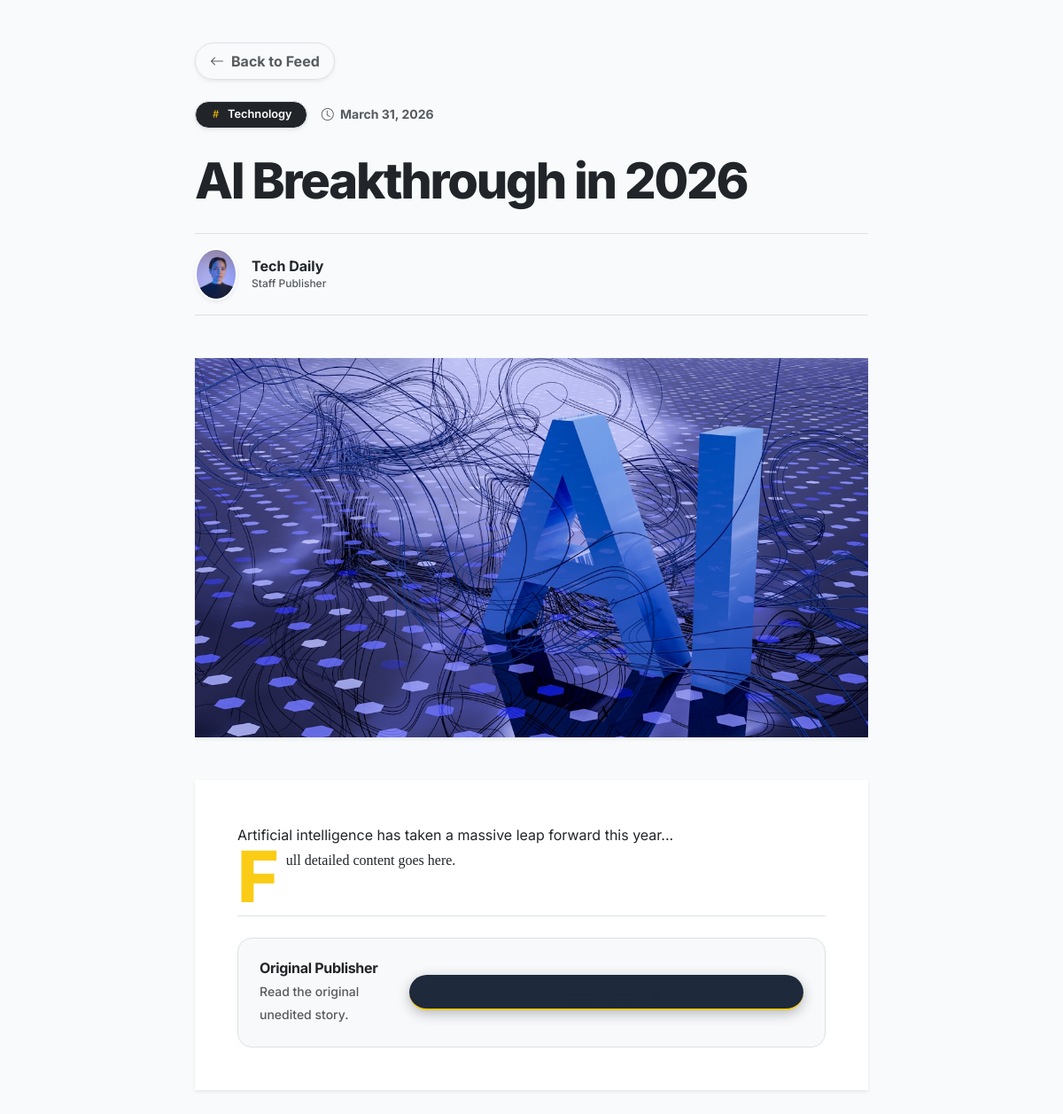
/article/show/1, run on the app's committed database.
### tables this page shows
CREATE TABLE IF NOT EXISTS articles (
    id INT AUTO_INCREMENT PRIMARY KEY,
    title VARCHAR(255) NOT NULL,
    content TEXT NOT NULL,
    image_url VARCHAR(255) NULL,
    source_name VARCHAR(100) NULL,
    source_url VARCHAR(255) NULL,
    published_at DATETIME NOT NULL,
    category_id INT NOT NULL,
    created_at TIMESTAMP DEFAULT CURRENT_TIMESTAMP,
    FOREIGN KEY (category_id) REFERENCES categories(id) ON DELETE CASCADE,
    INDEX idx_articles_category (category_id),
    INDEX idx_articles_published (published_at)
);

CREATE TABLE IF NOT EXISTS categories (
    id INT AUTO_INCREMENT PRIMARY KEY,
    name VARCHAR(100) NOT NULL,
    slug VARCHAR(100) NOT NULL UNIQUE,
    created_at TIMESTAMP DEFAULT CURRENT_TIMESTAMP
);

### controllers/ArticleController.php (called while the page is built, shortened)
<?php
class ArticleController extends Controller {
    private $articleModel;
    public function __construct() {
        $this->articleModel = new Article();
    }
    public function show($id = null) {
        $article = $this->articleModel->getById($id);
        $isBookmarked = false;
        $this->render('articles/show', [
            'article' => $article,
            'isBookmarked' => $isBookmarked
        ]);
    }
}

### index.php (called while the page is built, shortened)
<?php
$router = new Router();
$router->get('/', 'HomeController', 'index');
$router->any('/auth/login', 'AuthController', 'login');
$router->any('/auth/register', 'AuthController', 'register');
$router->get('/auth/logout', 'AuthController', 'logout');
$router->any('/auth/forgot', 'AuthController', 'forgot');
$router->any('/auth/reset/{token}', 'AuthController', 'reset');
$router->get('/auth/verify/{token}', 'AuthController', 'verify');
$router->get('/dashboard', 'DashboardController', 'index');
$router->get('/dashboard/index/{slug}', 'DashboardController', 'index');
$router->get('/article/show/{id}', 'ArticleController', 'show');
$router->get('/bookmark', 'BookmarkController', 'index');
$router->get('/bookmark/index', 'BookmarkController', 'index');
$router->post('/bookmark/toggle', 'BookmarkController', 'toggle');
$router->any('/profile', 'ProfileController', 'index');
$router->get('/admin/articles', 'AdminArticleController', 'index');
$router->any('/admin/articles/create', 'AdminArticleController', 'create');
$router->any('/admin/articles/edit/{id}', 'AdminArticleController', 'edit');
$router->any('/admin/articles/sync', 'AdminSyncController', 'sync');
$router->post('/admin/articles/delete/{id}', 'AdminArticleController', 'delete');
$router->get('/admin/categories', 'AdminCategoryController', 'index');
$router->any('/admin/categories/create', 'AdminCategoryController', 'create');
$router->any('/admin/categories/edit/{id}', 'AdminCategoryController', 'edit');
$router->post('/admin/categories/delete/{id}', 'AdminCategoryController', 'delete');
$router->dispatch($_SERVER['REQUEST_URI'], $_SERVER['REQUEST_METHOD']);

### config/database.php (called while the page is built)
<?php
return [
    'host' => 'localhost',
    'dbname' => 'newsly',
    'username' => 'newsly_user',
    'password' => '12345678',
    'charset' => 'utf8mb4'
];

### core/Database.php (called while the page is built)
<?php
class Database {
    private static $instance = null;
    private $connection;
    private function __construct() {
        $config = require __DIR__ . '/../config/database.php';
        $dsn = "mysql:host={$config['host']};dbname={$config['dbname']};charset={$config['charset']}";
        $options = [
            PDO::ATTR_ERRMODE => PDO::ERRMODE_EXCEPTION,
            PDO::ATTR_DEFAULT_FETCH_MODE => PDO::FETCH_ASSOC,
            PDO::ATTR_EMULATE_PREPARES => false,
        ];
        try {
            $this->connection = new PDO($dsn, $config['username'], $config['password'], $options);
        } catch (PDOException $e) {
            die("Database Connection Error: " . $e->getMessage());
        }
    }
    public static function getInstance() {
        if (self::$instance == null) {
            self::$instance = new Database();
        }
        return self::$instance;
    }
    public function getConnection() {
        return $this->connection;
    }
}

### models/Article.php (called while the page is built, shortened)
<?php
class Article {
    private $db;
    public function __construct() {
        $this->db = Database::getInstance()->getConnection();
    }
    public function getById($id) {
        $stmt = $this->db->prepare("SELECT a.*, c.name as category_name, c.slug as category_slug
                                    FROM articles a
                                    LEFT JOIN categories c ON a.category_id = c.id
                                    WHERE a.id = :id");
        $stmt->bindParam(':id', $id, PDO::PARAM_INT);
        $stmt->execute();
        return $stmt->fetch();
    }
}

### views/articles/show.php (the view, shortened to what this page needs)
<div class="px-0 px-md-4 py-3 py-md-5">
    <div class="row justify-content-center">
        <div class="col-lg-10 col-xl-8">
            <a href="<?= BASE_URL ?>dashboard" class="text-decoration-none text-muted fw-bold small d-inline-flex align-items-center mb-4 btn btn-white border shadow-sm rounded-pill px-3 py-2 ms-3 ms-md-0">
                <i class="bi bi-arrow-left me-2"></i> Back to Feed
            </a>
            <div class="mb-4 mb-md-5 px-3 px-md-0">
                <div class="d-flex align-items-center gap-3 mb-4">
                    <span class="badge badge-pill-light bg-dark text-white shadow-sm border px-3 py-2">
                        <i class="bi bi-hash text-warning me-1"></i> <?= htmlspecialchars($article['category_name']) ?>
                    </span>
                    <span class="text-muted small fw-bold"><i class="bi bi-clock me-1"></i> <?= date('F j, Y', strtotime($article['published_at'])) ?></span>
                </div>
                <h1 class="fw-extrabold text-dark hero-title lh-sm tracking-tight mb-4">
                    <?= htmlspecialchars($article['title']) ?>
                </h1>
                <div class="d-flex flex-column flex-md-row align-items-md-center justify-content-between border-top border-bottom py-3 mt-4 gap-4">
                    <div class="d-flex align-items-center gap-3 px-3 px-md-0">
                        <img src="<?= BASE_URL ?>public/images/unsplash/avatar1.jpg" width="48" height="48" class="rounded-circle border border-2 border-white shadow-sm">
                        <div>
                            <div class="fw-bold text-dark lh-sm"><?= htmlspecialchars($article['source_name'] ?: 'Independent Editor') ?></div>
                            <div class="text-muted small fw-medium" style="font-size: 0.75rem;">Staff Publisher</div>
                        </div>
                    </div>
                </div>
            </div>
            <?php if (!empty($article['image_url'])): ?>
                <div class="mb-4 mb-md-5 position-relative rounded-0 rounded-md-5 overflow-hidden shadow-sm border-0 border-md-4 border-white" style="aspect-ratio: 16/9; min-height: 200px;">
                    <img src="<?= htmlspecialchars($article['image_url']) ?>" alt="<?= htmlspecialchars($article['title']) ?>" class="w-100 h-100 object-fit-cover">
                </div>
            <?php endif; ?>
            <div class="article-content bg-white p-3 p-md-5 rounded-0 rounded-md-5 shadow-sm border-0 border-md-1 lh-lg text-dark fs-6 fs-md-5 mb-5 shadow-content">
                <div class="content-wrapper">
                    <?= strip_tags($article['content'], '<p><br><b><i><strong><em><a><ul><li><ol>') ?>
                </div>
                <?php if (!empty($article['source_url'])): ?>
                    <div class="mt-5 pt-4 border-top">
                        <div class="bg-light p-3 p-md-4 rounded-4 border d-flex flex-column flex-md-row justify-content-between align-items-md-center gap-3">
                            <div>
                                <h6 class="fw-bold fs-6 mb-1 text-dark">Original Publisher</h6>
                                <p class="text-muted small mb-0 fw-medium">Read the original unedited story.</p>
                            </div>
                            <a href="<?= htmlspecialchars($article['source_url']) ?>" target="_blank" class="btn btn-dark-custom rounded-pill px-4 fw-semibold text-decoration-none d-inline-flex justify-content-center gap-2 pe-3 w-100 w-md-auto">
                                Read Here <i class="bi bi-box-arrow-up-right ms-2 opacity-75"></i>
                            </a>
                        </div>
                    </div>
                <?php endif; ?>
            </div>
        </div>
    </div>
</div>

### core/Router.php (shortened to what this page needs)
<?php
class Router {
    private $routes = [];
    private function add($method, $path, $controller, $action) {
        $routeRegex = preg_replace('/\{([a-zA-Z0-9_]+)\}/', '([^/]+)', $path);
        $routeRegex = '#^' . $routeRegex . '$#';
        $this->routes[] = [
            'method' => $method,
            'path' => $path,
            'regex' => $routeRegex,
            'controller' => $controller,
            'action' => $action
        ];
    }
    public function dispatch($uri, $requestMethod) {
        $parsedUrl = parse_url($uri);
        $path = $parsedUrl['path'] ?? '/';
        foreach ($this->routes as $route) {
            if ($route['method'] === 'ANY' || $route['method'] === $requestMethod) {
                if (preg_match($route['regex'], $path, $matches)) {
                    array_shift($matches);
                    $controllerName = $route['controller'];
                    $actionName = $route['action'];
                    if (file_exists('controllers/' . $controllerName . '.php')) {
                        $controller = new $controllerName();
                        if (method_exists($controller, $actionName)) {
                            call_user_func_array([$controller, $actionName], $matches);
                            return;
                        }
                    }
                }
            }
        }
    }
}

### public/style.css (style rules this page uses)
:root { --primary-color: #facc15; --primary-hover: #eab308; --primary-light: #fef3c7; --dark-color: #1e293b; --dark-hover: #0f172a; --light-bg: #f8fafc; --card-bg: #ffffff; --input-bg: #f3f4f6; --accent-color: #eab308; --text-muted: #64748b; --border-color: #e2e8f0; --success-color: #10b981; --danger-color: #ef4444; --text-primary: #1e293b; --sidebar-width: 260px; --topbar-height: 60px; --bottombar-height: 70px; }
body { -webkit-font-smoothing: antialiased; -moz-osx-font-smoothing: grayscale; background-color: var(--light-bg) !important; min-height: 100vh; font-family: 'Inter', system-ui, -apple-system, 'Segoe UI', sans-serif !important; color: var(--text-primary); line-height: 1.6; transition: background-color 0.3s ease, color 0.3s ease; }
.font-inter { font-family: 'Inter', sans-serif !important; }
h1, h2, h3, h4, h5, h6 { color: var(--text-primary); letter-spacing: -0.02em; font-weight: 700; }
.hero-title { font-size: clamp(2.5rem, 5vw, 5rem); letter-spacing: -0.04em; line-height: 1.05; }
.btn-dark-custom { background-color: var(--dark-color); border: none; color: white; font-weight: 600; padding: clamp(0.5rem, 2vw, 0.8rem) clamp(1rem, 3vw, 1.8rem); border-radius: 9999px; box-shadow: 0 4px 14px rgba(30, 41, 59, 0.3); transition: all 0.3s; font-size: clamp(0.875rem, 2vw, 1rem); }
.rounded-4 { border-radius: 1rem !important; }
.badge-pill-light { background: rgba(255, 255, 255, 0.9); backdrop-filter: blur(5px); color: var(--dark-color); padding: clamp(0.3rem, 1vw, 0.5rem) clamp(0.75rem, 1.5vw, 1rem); border-radius: 9999px; font-weight: 600; font-size: clamp(0.7rem, 1.5vw, 0.8rem); }
.fw-extrabold { font-weight: 800; }
.tracking-tight { letter-spacing: -0.025em; }
img { max-width: 100%; height: auto; }
@media (min-width: 1200px) { h1.hero-title { font-size: 3.5rem !important; } }
.btn-primary-custom, .btn-dark-custom, .btn-outline-pill { transition: all 0.2s ease; }
img { max-width: 100%; height: auto; display: block; }
.rounded-circle { object-fit: cover; }

### views/articles/show.php (style rules this page uses)
.tracking-tight { letter-spacing: -0.04em; }
.article-content { line-height: 1.8 !important; color: #334155; }
.content-wrapper p { margin-bottom: 2rem; font-family: Georgia, serif; }
.content-wrapper p:first-child::first-letter { color: var(--primary-color); float: left; font-size: clamp(3rem, 10vw, 5rem); line-height: 0.8; margin-right: 0.5rem; font-weight: 800; font-family: 'Inter', sans-serif; }
.article-content a { color: var(--dark-color); border-bottom: 2px solid var(--primary-color); text-decoration: none; font-weight: 600; padding-bottom: 2px; }

### data on the page
articles: category.name "Technology", published_at "March 31, 2026", title "AI Breakthrough in 2026", source_name "Tech Daily", image_url (picture), content "Artificial intelligence has taken a massive leap forward this year... Full detailed content goes here."
